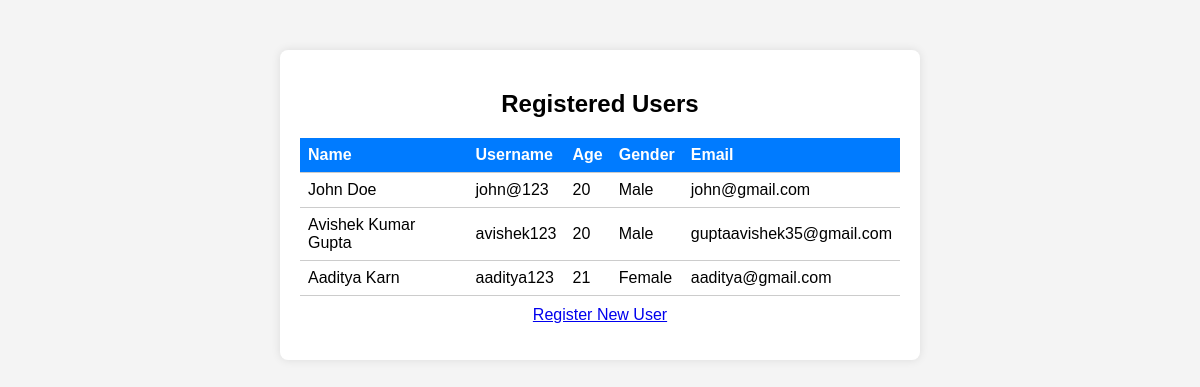
Page /list/ on the committed database.
### users/models.py (models this page shows, shortened)
class User(models.Model):
    GENDER_CHOICES = (
        ('M', 'Male'),
        ('F', 'Female'),
        ('O', 'Other')
    )
    name = models.CharField(max_length=100)
    username = models.CharField(max_length=50, unique=True)
    password = models.CharField(max_length=100)
    age = models.PositiveIntegerField()
    gender = models.CharField(max_length=1, choices=GENDER_CHOICES)
    email = models.EmailField(unique=True)

### users/views.py (the view)
# urls.py: path('list/', views.users_list, name='users_list'),
def users_list(request):
    users = User.objects.all()
    return render(request, 'users/users_list.html', {'users': users})

### users/templates/users/users_list.html (shortened to what this page needs)
<!DOCTYPE html>
<html>
<head>
</head>
<body>
<div class="container">
    <h2 style="text-align:center;">Registered Users</h2>
    <table>
        <tr>
            <th>Name</th>
            <th>Username</th>
            <th>Age</th>
            <th>Gender</th>
            <th>Email</th>
        </tr>
        {% for user in users %}
        <tr>
            <td>{{ user.name }}</td>
            <td>{{ user.username }}</td>
            <td>{{ user.age }}</td>
            <td>{{ user.get_gender_display }}</td>
            <td>{{ user.email }}</td>
        </tr>
        {% endfor %}
    </table>
    <p style="text-align:center; margin-top:10px;">
        <a href="{% url 'register' %}">Register New User</a>
    </p>
</div>
</body>
</html>

### users/templates/users/users_list.html (style rules this page uses)
body { font-family: Arial; background-color: #f4f4f4; }
.container { width: 600px; margin: 50px auto; background: #fff; padding: 20px; border-radius: 8px; box-shadow: 0px 0px 10px rgba(0,0,0,0.1); }
table { width: 100%; border-collapse: collapse; }
th, td { padding: 8px; border-bottom: 1px solid #ccc; text-align: left; }
th { background: #007bff; color: white; }

### rows in the picture
User: name "John Doe", username "john@123", age "20", gender "Male", email "john@gmail.com"
User: name "Avishek Kumar Gupta", username "avishek123", age "20", gender "Male", email "guptaavishek35@gmail.com"
User: name "Aaditya Karn", username "aaditya123", age "21", gender "Female", email "aaditya@gmail.com"
